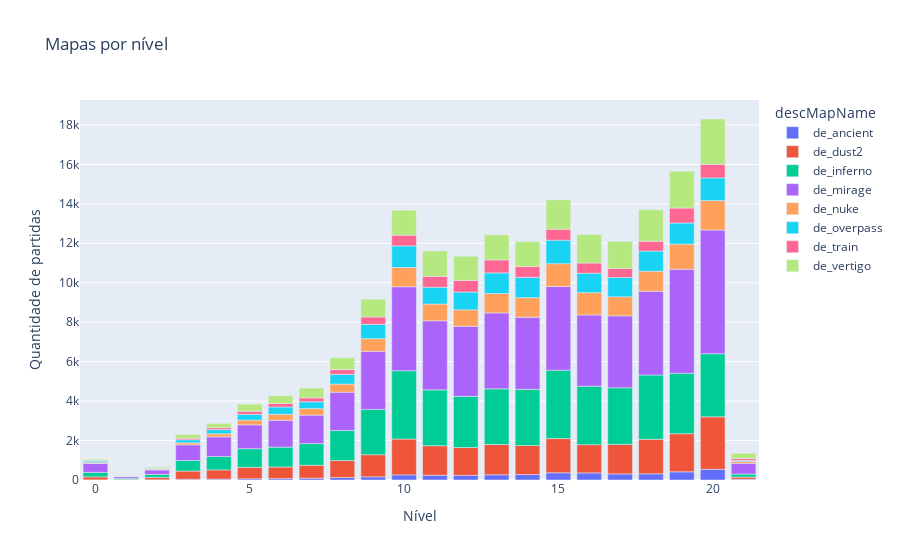

Source (notebook cell):
### Code cell
# grouped bar chart
# y = count
# group by descMapName
# x = vlLevel
fig = px.bar(maps_levels, x='vlLevel', y='count', color='descMapName', title='Mapas por nível')
fig.update_layout(xaxis_title='Nível', yaxis_title='Quantidade de partidas')
fig.show()

### Figure 1 — Plotly figure (JSON) as saved in the notebook; plotly's stock layout.template omitted (floating-point values rounded to 4 significant figures)
{"data": [{"alignmentgroup": "True", "hovertemplate": "descMapName=de_ancient<br>vlLevel=%{x}<br>count=%{y}<extra></extra>", "legendgroup": "de_ancient", "marker": {"color": "#636efa", "pattern": {"shape": ""}}, "name": "de_ancient", "offsetgroup": "de_ancient", "orientation": "v", "showlegend": true, "textposition": "auto", "type": "bar", "x": [0, 1, 2, 3, 4, 5, 6, 7, 8, 9, 10, 11, 12, 13, 14, 15, 16, 17, 18, 19, 20, 21], "xaxis": "x", "y": [8, 2, 9, 39, 44, 62, 69, 89, 126, 162, 260, 241, 235, 264, 278, 366, 360, 308, 316, 414, 543, 38], "yaxis": "y"}, {"alignmentgroup": "True", "hovertemplate": "descMapName=de_dust2<br>vlLevel=%{x}<br>count=%{y}<extra></extra>", "legendgroup": "de_dust2", "marker": {"color": "#EF553B", "pattern": {"shape": ""}}, "name": "de_dust2", "offsetgroup": "de_dust2", "orientation": "v", "showlegend": true, "textposition": "auto", "type": "bar", "x": [0, 1, 2, 3, 4, 5, 6, 7, 8, 9, 10, 11, 12, 13, 14, 15, 16, 17, 18, 19, 20, 21], "xaxis": "x", "y": [150, 32, 116, 415, 468, 578, 590, 660, 861, 1122, 1817, 1496, 1412, 1536, 1471, 1736, 1432, 1496, 1747, 1933, 2659, 107], "yaxis": "y"}, {"alignmentgroup": "True", "hovertemplate": "descMapName=de_inferno<br>vlLevel=%{x}<br>count=%{y}<extra></extra>", "legendgroup": "de_inferno", "marker": {"color": "#00cc96", "pattern": {"shape": ""}}, "name": "de_inferno", "offsetgroup": "de_inferno", "orientation": "v", "showlegend": true, "textposition": "auto", "type": "bar", "x": [0, 1, 2, 3, 4, 5, 6, 7, 8, 9, 10, 11, 12, 13, 14, 15, 16, 17, 18, 19, 20, 21], "xaxis": "x", "y": [232, 56, 157, 535, 677, 947, 1008, 1098, 1520, 2294, 3465, 2833, 2595, 2820, 2846, 3466, 2964, 2872, 3261, 3068, 3200, 159], "yaxis": "y"}, {"alignmentgroup": "True", "hovertemplate": "descMapName=de_mirage<br>vlLevel=%{x}<br>count=%{y}<extra></extra>", "legendgroup": "de_mirage", "marker": {"color": "#ab63fa", "pattern": {"shape": ""}}, "name": "de_mirage", "offsetgroup": "de_mirage", "orientation": "v", "showlegend": true, "textposition": "auto", "type": "bar", "x": [0, 1, 2, 3, 4, 5, 6, 7, 8, 9, 10, 11, 12, 13, 14, 15, 16, 17, 18, 19, 20, 21], "xaxis": "x", "y": [448, 89, 226, 794, 1000, 1210, 1360, 1442, 1944, 2943, 4256, 3500, 3551, 3849, 3657, 4240, 3612, 3647, 4247, 5271, 6272, 543], "yaxis": "y"}, {"alignmentgroup": "True", "hovertemplate": "descMapName=de_nuke<br>vlLevel=%{x}<br>count=%{y}<extra></extra>", "legendgroup": "de_nuke", "marker": {"color": "#FFA15A", "pattern": {"shape": ""}}, "name": "de_nuke", "offsetgroup": "de_nuke", "orientation": "v", "showlegend": true, "textposition": "auto", "type": "bar", "x": [0, 1, 2, 3, 4, 5, 6, 7, 8, 9, 10, 11, 12, 13, 14, 15, 16, 17, 18, 19, 20, 21], "xaxis": "x", "y": [44, 16, 42, 102, 156, 239, 305, 331, 412, 643, 974, 851, 836, 984, 991, 1158, 1131, 963, 1014, 1272, 1492, 97], "yaxis": "y"}, {"alignmentgroup": "True", "hovertemplate": "descMapName=de_overpass<br>vlLevel=%{x}<br>count=%{y}<extra></extra>", "legendgroup": "de_overpass", "marker": {"color": "#19d3f3", "pattern": {"shape": ""}}, "name": "de_overpass", "offsetgroup": "de_overpass", "orientation": "v", "showlegend": true, "textposition": "auto", "type": "bar", "x": [0, 1, 2, 3, 4, 5, 6, 7, 8, 9, 10, 11, 12, 13, 14, 15, 16, 17, 18, 19, 20, 21], "xaxis": "x", "y": [73, 11, 34, 155, 210, 292, 370, 346, 495, 729, 1096, 851, 898, 1046, 1032, 1191, 982, 983, 1022, 1073, 1150, 49], "yaxis": "y"}, {"alignmentgroup": "True", "hovertemplate": "descMapName=de_train<br>vlLevel=%{x}<br>count=%{y}<extra></extra>", "legendgroup": "de_train", "marker": {"color": "#FF6692", "pattern": {"shape": ""}}, "name": "de_train", "offsetgroup": "de_train", "orientation": "v", "showlegend": true, "textposition": "auto", "type": "bar", "x": [0, 1, 2, 3, 4, 5, 6, 7, 8, 9, 10, 11, 12, 13, 14, 15, 16, 17, 18, 19, 20, 21], "xaxis": "x", "y": [36, 6, 18, 76, 97, 159, 179, 200, 240, 374, 543, 552, 592, 660, 549, 557, 520, 453, 497, 756, 686, 96], "yaxis": "y"}, {"alignmentgroup": "True", "hovertemplate": "descMapName=de_vertigo<br>vlLevel=%{x}<br>count=%{y}<extra></extra>", "legendgroup": "de_vertigo", "marker": {"color": "#B6E880", "pattern": {"shape": ""}}, "name": "de_vertigo", "offsetgroup": "de_vertigo", "orientation": "v", "showlegend": true, "textposition": "auto", "type": "bar", "x": [0, 1, 2, 3, 4, 5, 6, 7, 8, 9, 10, 11, 12, 13, 14, 15, 16, 17, 18, 19, 20, 21], "xaxis": "x", "y": [66, 22, 58, 183, 220, 358, 388, 492, 598, 900, 1269, 1287, 1223, 1267, 1257, 1488, 1446, 1378, 1599, 1861, 2299, 265], "yaxis": "y"}], "layout": {"barmode": "relative", "legend": {"title": {"text": "descMapName"}, "tracegroupgap": 0}, "title": {"text": "Mapas por nível"}, "xaxis": {"anchor": "y", "domain": [0, 1], "title": {"text": "Nível"}}, "yaxis": {"anchor": "x", "domain": [0, 1], "title": {"text": "Quantidade de partidas"}}}}
